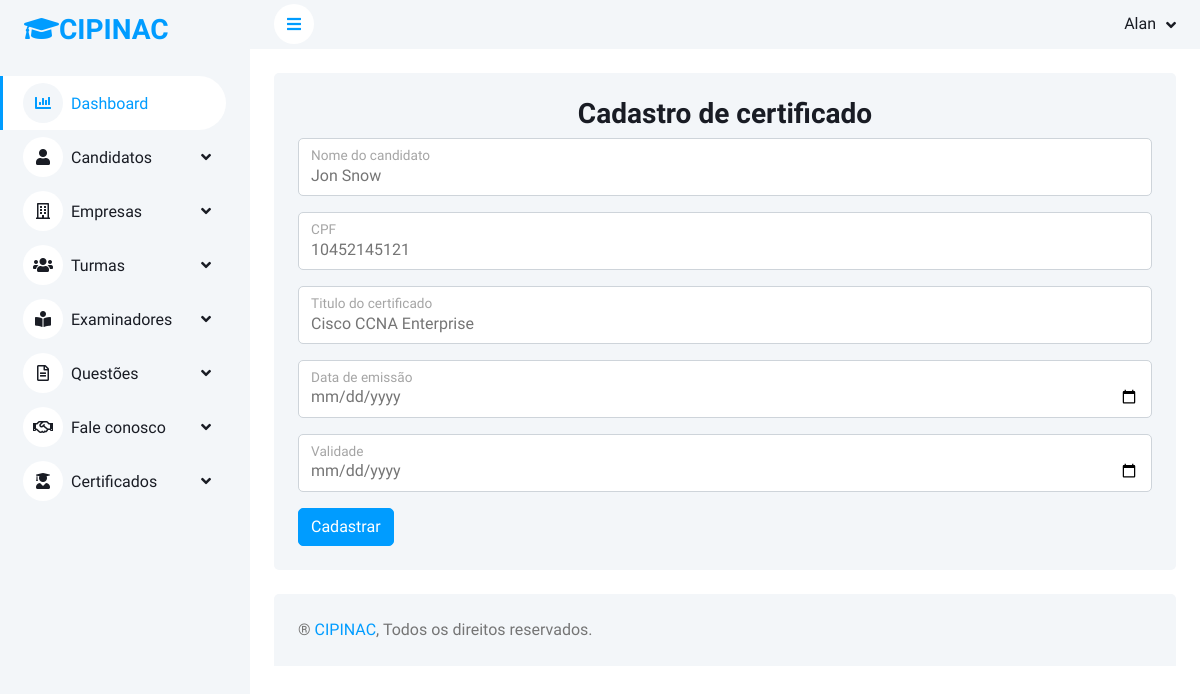
The app's page /certificado/1/ (signed in) with its own data.
### alunos/models.py (models this page shows, shortened)
class Certificado(models.Model):
    identificador = models.UUIDField(primary_key = False, default = uuid.uuid4, editable = False)
    nome = models.CharField(max_length=100)
    CPF = models.CharField(max_length=11)
    titulo_do_certificado = models.CharField(max_length=100)
    data = models.DateField(null=False, blank=False)
    validade = models.DateField(null=False, blank=False)
    certificado = models.FileField(upload_to ='certificados/', null=True, blank=True)

### alunos/views.py (the view)
# urls.py: path('certificado/<int:pk>/',views.update_certificado, name="update_certificado"),
@login_required(login_url='index')
def update_certificado(request, pk):
    certificado = Certificado.objects.get(id=pk)
    form = CertificadoForm(instance=certificado)
    if request.method == "POST":
        form = CertificadoForm(request.POST, instance=certificado)
        if form.is_valid():
            form.save()
            messages.success(request, ("Certificado atualizado com sucesso!"))
            return render(request, 'add-certificado.html', {'form': form})
    return render(request, 'add-certificado.html', {'form': form})

### alunos/forms.py
class CertificadoForm(forms.ModelForm):
    class Meta:
        model = Certificado
        fields = '__all__'

### templates/add-certificado.html (shortened to what this page needs)
{% extends 'base.html' %}
{% load static %}
{% load widget_tweaks %}
{% block content %}
                    <div class="container-fluid pt-4 px-4">
                        <div class="bg-light rounded h-100 p-4">
                            <h3 class="text-center">Cadastro de certificado</h3>
                            <form action="." method="post" enctype="multipart/form-data">{% csrf_token %}
                                <div class="form-floating mb-3">
                                    {% render_field form.nome class="form-control"  type="text" %}
                                    <label for="floatingInput">Nome do candidato</label>
                                </div>
                                <div class="form-floating mb-3">
                                    {% render_field form.CPF class="form-control"  type="text" %}
                                    <label for="floatingInput">CPF</label>
                                </div>
                                <div class="form-floating mb-3">
                                    {% render_field form.titulo_do_certificado class="form-control"  type="text" %}
                                    <label for="floatingInput">Titulo do certificado</label>
                                </div>
                                <div class="form-floating mb-3">
                                    {% render_field form.data class="form-control"  type="date" %}
                                    <label for="floatingInput">Data de emissão</label>
                                </div>
                                <div class="form-floating mb-3">
                                    {% render_field form.validade class="form-control"  type="date" %}
                                    <label for="floatingInput">Validade</label>
                                </div>
                                <button type="submit" class="btn btn-primary">Cadastrar</button>
                            </form>
                        </div>
                    </div>
{% endblock %}

### templates/base.html (shortened to what this page needs)
{% load static %}
<!DOCTYPE html>
<html lang="pt-br">
<head>
    <link href="https://cdnjs.cloudflare.com/ajax/libs/font-awesome/5.10.0/css/all.min.css" rel="stylesheet">
    <link href="https://cdn.jsdelivr.net/npm/bootstrap-icons@1.4.1/font/bootstrap-icons.css" rel="stylesheet">
    <link href="{% static 'assets/css/bootstrap.min.css' %}" rel="stylesheet">
    <link href="{% static 'assets/css/style.css' %}" rel="stylesheet">
</head>
<body>
    <div class="container-xxl position-relative bg-white d-flex p-0">
        <div class="sidebar pe-4 pb-3">
            <nav class="navbar bg-light navbar-light">
                <a href="{% url 'index' %}" class="navbar-brand mx-4 mb-3">
                    <h3 class="text-primary"><i class="fa fa-graduation-cap"></i>CIPINAC</h3>
                </a>
                <div class="navbar-nav w-100">
                    <a href="{% url 'dashboard' %}" class="nav-item nav-link active"><i class="fa fa-chart-bar me-2"></i>Dashboard</a>
                    <div class="nav-item dropdown">
                        <a href="#" class="nav-link dropdown-toggle" data-bs-toggle="dropdown"><i class="fa fa-user me-2"></i>Candidatos</a>
                    </div>
                    <div class="nav-item dropdown">
                        <a href="#" class="nav-link dropdown-toggle" data-bs-toggle="dropdown"><i class="far fa-building me-2"></i>Empresas</a>
                    <div class="nav-item dropdown">
                        <a href="#" class="nav-link dropdown-toggle" data-bs-toggle="dropdown"><i class="far fas fa-users me-2"></i>Turmas</a>
                    </div>
                    <div class="nav-item dropdown">
                        <a href="#" class="nav-link dropdown-toggle" data-bs-toggle="dropdown"><i class="far fas fa-book-reader me-2"></i>Examinadores</a>
                    </div>
                    <div class="nav-item dropdown">
                        <a href="#" class="nav-link dropdown-toggle" data-bs-toggle="dropdown"><i class="far fa-file-alt me-2"></i>Questões</a>
                    </div>
                    <div class="nav-item dropdown">
                        <a href="#" class="nav-link dropdown-toggle" data-bs-toggle="dropdown"><i class="far far fa-handshake me-2"></i>Fale conosco</a>
                    </div>
                    <div class="nav-item dropdown">
                        <a href="#" class="nav-link dropdown-toggle" data-bs-toggle="dropdown"><i class="far far fas fa-user-graduate me-2"></i>Certificados</a>
                    </div>
                </div>
            </nav>
        </div>
        <div class="content">
            <nav class="navbar navbar-expand bg-light navbar-light sticky-top px-4 py-0">
                <a href="#" class="sidebar-toggler flex-shrink-0">
                    <i class="fa fa-bars"></i>
                </a>
                <div class="navbar-nav align-items-center ms-auto">
                    <div class="nav-item dropdown">
                        <a href="#" class="nav-link dropdown-toggle" data-bs-toggle="dropdown">
                            <span class="d-none d-lg-inline-flex">{{request.user.first_name}}</span>
                        </a>
                    </div>
                </div>
            </nav>
                    {% block content %}{% endblock %}
            <div class="container-fluid pt-4 px-4">
                <div class="bg-light rounded-top p-4">
                    <div class="row">
                        <div class="col-12 col-sm-6 text-center text-sm-start">
                            ® <a href="#">CIPINAC</a>, Todos os direitos reservados.
                        </div>
                    </div>
                </div>
            </div>
        </div>
    </div>
</body>
</html>

### static/assets/css/style.css (style rules this page uses)
:root { --primary: #009CFF; --light: #F3F6F9; --dark: #191C24; }
.btn { transition: .5s; }
.btn.btn-primary { color: #FFFFFF; }
.sidebar { position: fixed; top: 0; left: 0; bottom: 0; width: 250px; height: 100vh; overflow-y: auto; background: var(--light); transition: 0.5s; z-index: 999; }
.content { margin-left: 250px; min-height: 100vh; background: #FFFFFF; transition: 0.5s; }
@media (min-width: 992px) { .sidebar { margin-left: 0; } }
@media (min-width: 992px) { .content { width: calc(100% - 250px); } }
.sidebar .navbar .navbar-nav .nav-link { padding: 7px 20px; color: var(--dark); font-weight: 500; border-left: 3px solid var(--light); border-radius: 0 30px 30px 0; outline: none; }
.sidebar .navbar .navbar-nav .nav-link:hover, .sidebar .navbar .navbar-nav .nav-link.active { color: var(--primary); background: #FFFFFF; border-color: var(--primary); }
.sidebar .navbar .navbar-nav .nav-link i { width: 40px; height: 40px; display: inline-flex; align-items: center; justify-content: center; background: #FFFFFF; border-radius: 40px; }
.sidebar .navbar .navbar-nav .nav-link:hover i, .sidebar .navbar .navbar-nav .nav-link.active i { background: var(--light); }
.sidebar .navbar .dropdown-toggle::after { position: absolute; top: 15px; right: 15px; border: none; content: "\f107"; font-family: "Font Awesome 5 Free"; font-weight: 900; transition: .5s; }
.content .navbar .navbar-nav .nav-link { margin-left: 25px; padding: 12px 0; color: var(--dark); outline: none; }
.content .navbar .sidebar-toggler, .content .navbar .navbar-nav .nav-link i { width: 40px; height: 40px; display: inline-flex; align-items: center; justify-content: center; background: #FFFFFF; border-radius: 40px; }
.content .navbar .dropdown-toggle::after { margin-left: 6px; vertical-align: middle; border: none; content: "\f107"; font-family: "Font Awesome 5 Free"; font-weight: 900; transition: .5s; }

### records on screen
Certificado: nome "Jon Snow", CPF "10452145121", titulo_do_certificado "Cisco CCNA Enterprise"

### other values on screen
{{ request.user.first_name }} "Alan"
